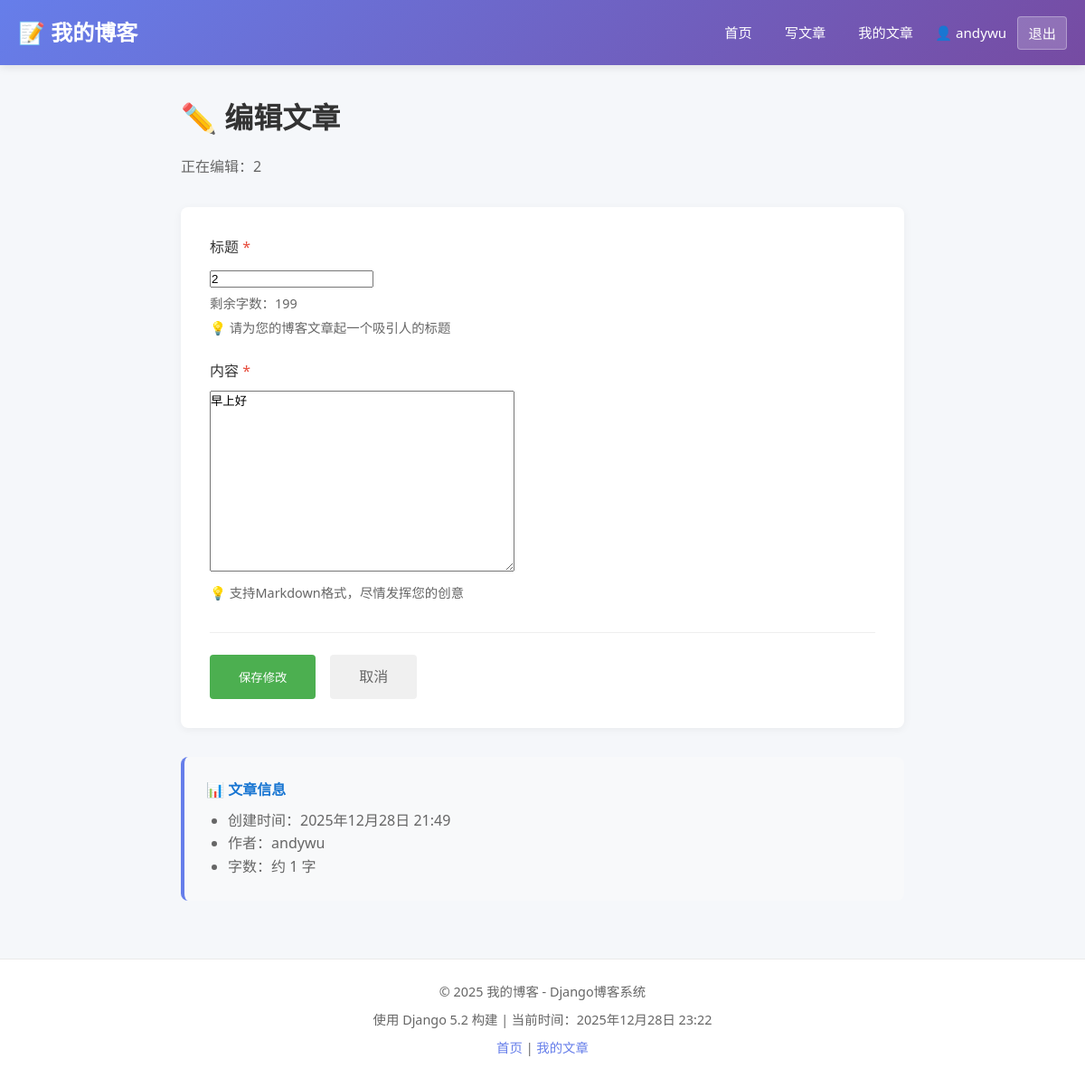
Screenshot of /post/2/edit/ (signed in) with the database file from the repository.
### blogs/models.py (models this page shows, shortened)
class BlogPost(models.Model):
    title = models.CharField(max_length=200, verbose_name="标题")
    text = models.TextField(verbose_name="内容")
    date_added = models.DateTimeField(default=timezone.now, verbose_name="发布日期")
    owner = models.ForeignKey(User, on_delete=models.CASCADE, verbose_name="作者")
    class Meta:
        verbose_name = "博客文章"
        verbose_name_plural = "博客文章"
        ordering = ['-date_added']

### blogs/views.py (the view)
# urls.py: path('post/<int:post_id>/edit/', views.edit_post, name='edit_post'),
@login_required
def edit_post(request, post_id):
    post = get_object_or_404(BlogPost, id=post_id)
    if post.owner != request.user:
        messages.error(request, '您没有权限编辑这篇文章。')
        return redirect('blogs:index')
    if request.method == 'POST':
        form = BlogPostForm(request.POST, instance=post)
        if form.is_valid():
            form.save()
            messages.success(request, '博客文章已成功更新！')
            return redirect('blogs:index')
        else:
            messages.error(request, '请检查表单中的错误。')
    else:
        form = BlogPostForm(instance=post)
    context = {
        'form': form,
        'post': post,
        'is_edit': True,
    }
    return render(request, 'blogs/edit_post.html', context)

### blogs/forms.py
class BlogPostForm(forms.ModelForm):
    class Meta:
        model = BlogPost
        fields = ['title', 'text']
        widgets = {
            'title': forms.TextInput(attrs={
                'class': 'form-control',
                'placeholder': '请输入标题（最多200字符）',
                'maxlength': '200'
            }),
            'text': forms.Textarea(attrs={
                'class': 'form-control',
                'rows': 12,
                'placeholder': '请输入博客内容...',
                'style': 'resize: vertical; min-height: 200px;'
            }),
        }
        labels = {
            'title': '标题',
            'text': '内容',
        }
        help_texts = {
            'title': '请为您的博客文章起一个吸引人的标题',
            'text': '支持Markdown格式，尽情发挥您的创意',
        }

### blogs/templates/blogs/edit_post.html (shortened to what this page needs)
{% extends "blogs/base.html" %}
{% block content %}
    <div style="max-width: 800px; margin: 0 auto;">
        <h1 style="margin-bottom: 1rem;">✏️ 编辑文章</h1>
        <p style="color: #666; margin-bottom: 2rem;">正在编辑：{{ post.title }}</p>
        <form method="post" style="background: white; padding: 2rem; border-radius: 8px; box-shadow: 0 2px 10px rgba(0,0,0,0.05);">
            {% for field in form %}
                <div style="margin-bottom: 1.5rem;">
                    <label for="{{ field.id_for_label }}"
                           style="display: block; margin-bottom: 0.5rem; font-weight: 500; color: #333;">
                        {{ field.label }}
                        {% if field.field.required %}
                            <span style="color: #e74c3c;">*</span>
                        {% endif %}
                    </label>
                    {{ field }}
                    {% if field.help_text %}
                        <div style="margin-top: 0.25rem; font-size: 0.9rem; color: #666;">
                            💡 {{ field.help_text }}
                        </div>
                    {% endif %}
                </div>
            {% endfor %}
            <div style="display: flex; gap: 1rem; margin-top: 2rem; padding-top: 1.5rem; border-top: 1px solid #eee;">
                <button type="submit"
                        style="padding: 0.75rem 2rem; background: #4CAF50; color: white; border: none; border-radius: 4px; cursor: pointer; font-weight: 500;">
                    保存修改
                </button>
                <a href="{% url 'blogs:post_detail' post.id %}"
                   style="padding: 0.75rem 2rem; background: #f0f0f0; color: #666; text-decoration: none; border-radius: 4px; font-weight: 500;">
                    取消
                </a>
            </div>
        </form>
        <div style="margin-top: 2rem; background: #f8f9fa; padding: 1.5rem; border-radius: 8px; border-left: 4px solid #667eea;">
            <h4 style="margin-bottom: 0.5rem; color: #1976D2;">📊 文章信息</h4>
            <ul style="color: #666; padding-left: 1.5rem; margin: 0;">
                <li>创建时间：{{ post.date_added|date:"Y年m月d日 H:i" }}</li>
                <li>作者：{{ post.owner.username }}</li>
                <li>字数：约 {{ post.text|wordcount }} 字</li>
            </ul>
        </div>
    </div>
{% endblock %}

### blogs/templates/blogs/base.html (shortened to what this page needs)
{% load static %}
<!DOCTYPE html>
<html lang="zh-CN">
<head>
</head>
<body>
    <header class="header">
        <div class="container">
            <div class="header-content">
                <div class="logo-area">
                    <a href="{% url 'blogs:index' %}" class="logo">📝 我的博客</a>
                </div>
                <div class="nav-links">
                    <a href="{% url 'blogs:index' %}"
                       class="nav-link {% if request.resolver_match.url_name == 'index' %}active{% endif %}">
                        首页
                    </a>
                    {% if user.is_authenticated %}
                        <a href="{% url 'blogs:new_post' %}"
                           class="nav-link {% if request.resolver_match.url_name == 'new_post' %}active{% endif %}">
                            写文章
                        </a>
                        <a href="{% url 'blogs:user_posts' user.username %}"
                           class="nav-link {% if request.resolver_match.url_name == 'user_posts' %}active{% endif %}">
                            我的文章
                        </a>
                    {% else %}
                        <a href="{% url 'blogs:register' %}"
                           class="nav-link {% if request.resolver_match.url_name == 'register' %}active{% endif %}">
                            注册
                        </a>
                    {% endif %}
                    <div class="user-info">
                        {% if user.is_authenticated %}
                            <span class="username">👤 {{ user.username }}</span>
                            <form method="post" action="{% url 'logout' %}" class="inline-form">
                                <button type="submit"
                                        class="btn btn-logout"
                                        onclick="return confirm('确定要退出登录吗？');">
                                    退出
                                </button>
                            </form>
                        {% endif %}
                    </div>
                </div>
            </div>
        </div>
    </header>
    <main class="main-content">
        <div class="container">
            {% block content %}{% endblock %}
        </div>
    </main>
    <footer class="footer">
        <div class="container">
            <p>© {% now "Y" %} 我的博客 - Django博客系统</p>
            <p>使用 Django 5.2 构建 | 当前时间：{% now "Y年m月d日 H:i" %}</p>
            <p>
                <a href="{% url 'blogs:index' %}" style="color: #667eea; text-decoration: none;">首页</a>
                {% if user.is_authenticated %}
                    | <a href="{% url 'blogs:user_posts' user.username %}" style="color: #667eea; text-decoration: none;">我的文章</a>
                {% endif %}
            </p>
        </div>
    </footer>
</body>
</html>

### blogs/templates/blogs/base.html (style rules this page uses)
* { margin: 0; padding: 0; box-sizing: border-box; }
body { font-family: 'Segoe UI', Tahoma, Geneva, Verdana, sans-serif; line-height: 1.6; color: #333; background-color: #f5f7fa; }
.container { max-width: 1200px; margin: 0 auto; padding: 0 20px; }
.header { background: linear-gradient(135deg, #667eea 0%, #764ba2 100%); color: white; padding: 1rem 0; box-shadow: 0 2px 10px rgba(0,0,0,0.1); position: sticky; top: 0; z-index: 1000; }
.header-content { display: flex; justify-content: space-between; align-items: center; gap: 1rem; }
.logo-area { display: flex; align-items: center; gap: 1rem; flex-shrink: 0; }
.logo { font-size: 1.5rem; font-weight: bold; color: white; text-decoration: none; white-space: nowrap; }
.nav-links { display: flex; gap: 0.75rem; align-items: center; flex-wrap: wrap; justify-content: flex-end; flex: 1; }
.nav-link { color: white; text-decoration: none; padding: 0.5rem 0.75rem; border-radius: 4px; transition: background 0.3s; white-space: nowrap; font-size: 0.95rem; }
.user-info { display: flex; align-items: center; gap: 0.75rem; white-space: nowrap; }
.username { font-weight: 500; color: white; font-size: 0.95rem; }
.btn { display: inline-block; padding: 0.5rem 0.75rem; background: white; color: #667eea; text-decoration: none; border-radius: 4px; border: none; cursor: pointer; font-weight: 500; transition: all 0.3s; font-family: inherit; font-size: 0.95rem; white-space: nowrap; }
.btn-logout { background: rgba(255,255,255,0.2); color: white; border: 1px solid rgba(255,255,255,0.3); padding: 0.4rem 0.7rem; }
.main-content { padding: 2rem 0; min-height: calc(100vh - 150px); }
.footer { text-align: center; padding: 1.5rem 0; margin-top: 2rem; border-top: 1px solid #eaeaea; color: #666; background: white; }
.footer p { margin-bottom: 0.5rem; font-size: 0.9rem; }
form.inline-form { display: inline; margin: 0; padding: 0; }

### rows the page displays
BlogPost: title "2", form "2" "早上好", date_added "2025年12月28日 21:49", owner.username "andywu", text "1"

### other values shown
{{ user.username }} "andywu"
{{ field.label }} "标题" "内容"
{{ field.help_text }} "请为您的博客文章起一个吸引人的标题" "支持Markdown格式，尽情发挥您的创意"
